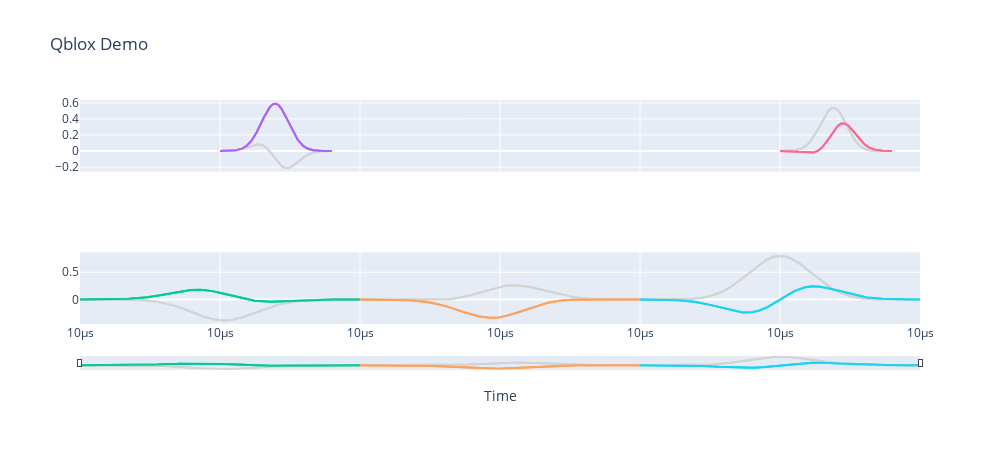

This figure's notebook cell:
### Code cell
from quantify.scheduler.visualization.pulse_scheme import pulse_diagram_plotly

pulse_diagram_plotly(sched, port_list=["q0.mw", "q0.res", "q1.mw"], modulation_if = 10e6, sampling_rate = 1e11)

### Figure 1 — Plotly figure (JSON) as saved in the notebook; plotly's stock layout.template omitted (floating-point values rounded to 4 significant figures; data arrays with more than 128 entries replaced by an {"elided": "..."} marker saying what was removed)
{"data": [{"legendgroup": "1", "line": {"color": "lightgrey"}, "mode": "lines", "name": "X_{90} q1", "showlegend": true, "type": "scatter", "x": {"elided": "4000 float values"}, "xaxis": "x3", "y": {"elided": "4000 float values"}, "yaxis": "y3"}, {"legendgroup": "1", "line": {"color": "#00CC96"}, "mode": "lines", "name": "X_{90} q1", "showlegend": true, "type": "scatter", "x": {"elided": "4000 float values"}, "xaxis": "x3", "y": {"elided": "4000 float values"}, "yaxis": "y3"}, {"legendgroup": "1", "line": {"color": "lightgrey"}, "mode": "lines", "name": "X_{90} q1", "showlegend": false, "type": "scatter", "x": {"elided": "4000 float values"}, "xaxis": "x3", "y": {"elided": "4000 float values"}, "yaxis": "y3"}, {"legendgroup": "1", "line": {"color": "#00CC96"}, "mode": "lines", "name": "X_{90} q1", "showlegend": false, "type": "scatter", "x": {"elided": "4000 float values"}, "xaxis": "x3", "y": {"elided": "4000 float values"}, "yaxis": "y3"}, {"legendgroup": "2", "line": {"color": "lightgrey"}, "mode": "lines", "name": "Y q0", "showlegend": true, "type": "scatter", "x": {"elided": "1600 float values"}, "xaxis": "x", "y": {"elided": "1600 float values"}, "yaxis": "y"}, {"legendgroup": "2", "line": {"color": "#AB63FA"}, "mode": "lines", "name": "Y q0", "showlegend": true, "type": "scatter", "x": {"elided": "1600 float values"}, "xaxis": "x", "y": {"elided": "1600 float values"}, "yaxis": "y"}, {"legendgroup": "2", "line": {"color": "lightgrey"}, "mode": "lines", "name": "Y q0", "showlegend": false, "type": "scatter", "x": {"elided": "1600 float values"}, "xaxis": "x", "y": {"elided": "1600 float values"}, "yaxis": "y"}, {"legendgroup": "2", "line": {"color": "#AB63FA"}, "mode": "lines", "name": "Y q0", "showlegend": false, "type": "scatter", "x": {"elided": "1600 float values"}, "xaxis": "x", "y": {"elided": "1600 float values"}, "yaxis": "y"}, {"legendgroup": "3", "line": {"color": "lightgrey"}, "mode": "lines", "name": "X_{90} q1", "showlegend": true, "type": "scatter", "x": {"elided": "4000 float values"}, "xaxis": "x3", "y": {"elided": "4000 float values"}, "yaxis": "y3"}, {"legendgroup": "3", "line": {"color": "#FFA15A"}, "mode": "lines", "name": "X_{90} q1", "showlegend": true, "type": "scatter", "x": {"elided": "4000 float values"}, "xaxis": "x3", "y": {"elided": "4000 float values"}, "yaxis": "y3"}, {"legendgroup": "3", "line": {"color": "lightgrey"}, "mode": "lines", "name": "X_{90} q1", "showlegend": false, "type": "scatter", "x": {"elided": "4000 float values"}, "xaxis": "x3", "y": {"elided": "4000 float values"}, "yaxis": "y3"}, {"legendgroup": "3", "line": {"color": "#FFA15A"}, "mode": "lines", "name": "X_{90} q1", "showlegend": false, "type": "scatter", "x": {"elided": "4000 float values"}, "xaxis": "x3", "y": {"elided": "4000 float values"}, "yaxis": "y3"}, {"legendgroup": "4", "line": {"color": "lightgrey"}, "mode": "lines", "name": "Y q1", "showlegend": true, "type": "scatter", "x": {"elided": "4000 float values"}, "xaxis": "x3", "y": {"elided": "4000 float values"}, "yaxis": "y3"}, {"legendgroup": "4", "line": {"color": "#19D3F3"}, "mode": "lines", "name": "Y q1", "showlegend": true, "type": "scatter", "x": {"elided": "4000 float values"}, "xaxis": "x3", "y": {"elided": "4000 float values"}, "yaxis": "y3"}, {"legendgroup": "4", "line": {"color": "lightgrey"}, "mode": "lines", "name": "Y q1", "showlegend": false, "type": "scatter", "x": {"elided": "4000 float values"}, "xaxis": "x3", "y": {"elided": "4000 float values"}, "yaxis": "y3"}, {"legendgroup": "4", "line": {"color": "#19D3F3"}, "mode": "lines", "name": "Y q1", "showlegend": false, "type": "scatter", "x": {"elided": "4000 float values"}, "xaxis": "x3", "y": {"elided": "4000 float values"}, "yaxis": "y3"}, {"legendgroup": "5", "line": {"color": "lightgrey"}, "mode": "lines", "name": "Y q0", "showlegend": true, "type": "scatter", "x": {"elided": "1600 float values"}, "xaxis": "x", "y": {"elided": "1600 float values"}, "yaxis": "y"}, {"legendgroup": "5", "line": {"color": "#FF6692"}, "mode": "lines", "name": "Y q0", "showlegend": true, "type": "scatter", "x": {"elided": "1600 float values"}, "xaxis": "x", "y": {"elided": "1600 float values"}, "yaxis": "y"}, {"legendgroup": "5", "line": {"color": "lightgrey"}, "mode": "lines", "name": "Y q0", "showlegend": false, "type": "scatter", "x": {"elided": "1600 float values"}, "xaxis": "x", "y": {"elided": "1600 float values"}, "yaxis": "y"}, {"legendgroup": "5", "line": {"color": "#FF6692"}, "mode": "lines", "name": "Y q0", "showlegend": false, "type": "scatter", "x": {"elided": "1600 float values"}, "xaxis": "x", "y": {"elided": "1600 float values"}, "yaxis": "y"}], "layout": {"height": 450, "showlegend": false, "title": {"text": "Qblox Demo"}, "width": 1000, "xaxis": {"anchor": "y", "domain": [0, 1], "hoverformat": ".3s", "matches": "x3", "showticklabels": false, "tickformat": ".2s", "ticksuffix": "s", "title": {"text": ""}}, "xaxis2": {"anchor": "y2", "domain": [0, 1], "hoverformat": ".3s", "matches": "x3", "showticklabels": false, "tickformat": ".2s", "ticksuffix": "s", "title": {"text": ""}}, "xaxis3": {"anchor": "y3", "domain": [0, 1], "hoverformat": ".3s", "rangeslider": {"thickness": 0.05, "visible": true}, "tickformat": ".2s", "ticksuffix": "s", "title": {"text": "Time"}}, "yaxis": {"anchor": "x", "domain": [0.68, 1]}, "yaxis2": {"anchor": "x2", "domain": [0.34, 0.66]}, "yaxis3": {"anchor": "x3", "domain": [0, 0.32]}}}
